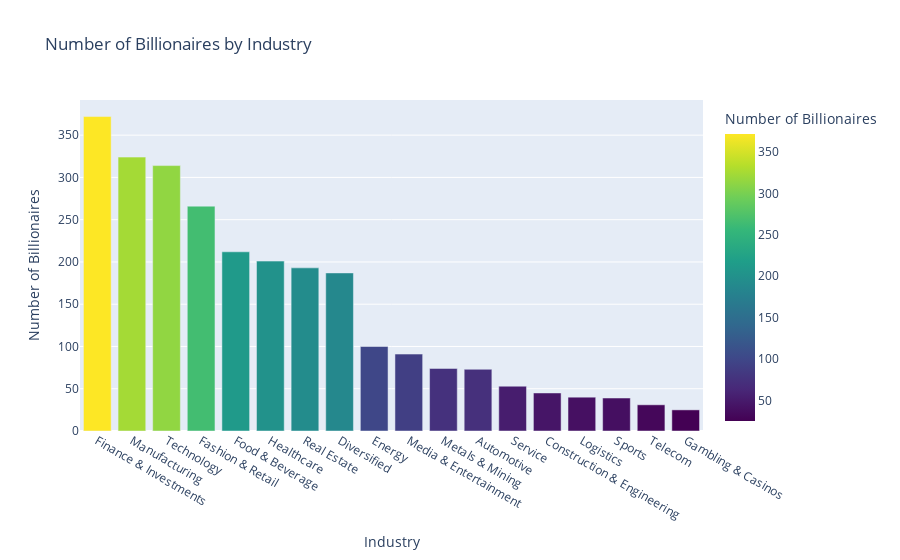
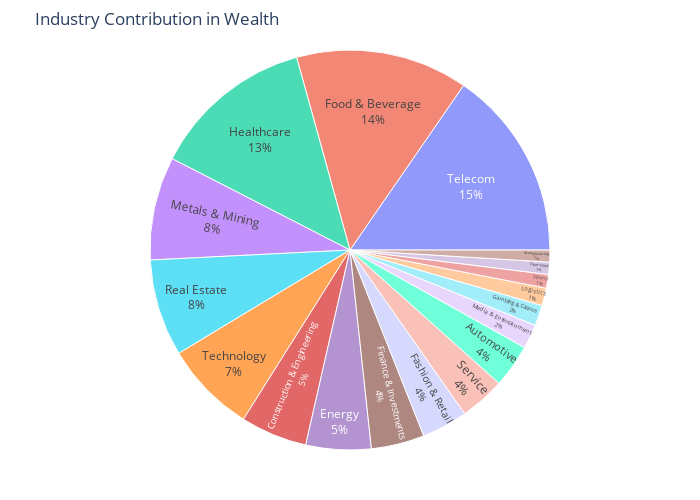

The notebook cell these images were saved under, in order:
### Code cell
#3. No of Billionaires in each industry and percentage contribution of wealth by industries
# Get the count of billionaires by industry
df_industry_count = df['industries'].value_counts().reset_index()

# Create an interactive bar plot for the number of billionaires by industry
fig = px.bar(df_industry_count, 
              x='industries', 
              y='count', 
              orientation='v',  # Horizontal orientation for better readability
              title='Number of Billionaires by Industry',
              labels={'count': 'Number of Billionaires', 'industries': 'Industry'},
              color='count',  # Color by count for visual emphasis
              color_continuous_scale='Viridis',  # Choose a color scale
              )
fig.show()

import plotly.graph_objects as go

# Get unique industries and calculate total wealth
industries = df['industries'].value_counts().index.tolist()
total_wealth = df['finalWorth'].sum()

# Calculate wealth for each industry
industry_data = df.groupby('industries')['finalWorth'].sum().reset_index()

# Calculate percentage contributions
industry_data['percentage'] = (industry_data['finalWorth'] / total_wealth) * 100

# Create a sunburst chart
fig1 = go.Figure(go.Sunburst(
    labels=industries,
    parents=[''] * len(industries),
    values=industry_data['finalWorth'],
    textinfo='label+percent entry',
))
#fig = px.pie(df, names='Category', values='Values', hole=0.4)

# Update layout for better visualization
fig1.update_layout(
    title='Industry Contribution in Wealth',
    width=700,
    height=500,
    margin=dict(t=50, l=50, r=50, b=50),  # Adjust margin
    paper_bgcolor="white",  # Set white background
    sunburstcolorway=["#636efa", "#ef553b", "#00cc96", "#ab63fa", "#19d3f3", "#ff7f0e", "#d62728", "#9467bd", "#8c564b"],  # Custom color palette
    )

# Show the plot
fig1.show()

### Figure 1 — Plotly figure (JSON) as saved in the notebook; plotly's stock layout.template omitted (floating-point values rounded to 4 significant figures)
{"data": [{"alignmentgroup": "True", "hovertemplate": "Industry=%{x}<br>Number of Billionaires=%{marker.color}<extra></extra>", "legendgroup": "", "marker": {"color": [372, 324, 314, 266, 212, 201, 193, 187, 100, 91, 74, 73, 53, 45, 40, 39, 31, 25], "coloraxis": "coloraxis", "pattern": {"shape": ""}}, "name": "", "offsetgroup": "", "orientation": "v", "showlegend": false, "textposition": "auto", "type": "bar", "x": ["Finance & Investments", "Manufacturing", "Technology", "Fashion & Retail", "Food & Beverage", "Healthcare", "Real Estate", "Diversified", "Energy", "Media & Entertainment", "Metals & Mining", "Automotive", "Service", "Construction & Engineering", "Logistics", "Sports", "Telecom", "Gambling & Casinos"], "xaxis": "x", "y": [372, 324, 314, 266, 212, 201, 193, 187, 100, 91, 74, 73, 53, 45, 40, 39, 31, 25], "yaxis": "y"}], "layout": {"barmode": "relative", "coloraxis": {"colorbar": {"title": {"text": "Number of Billionaires"}}, "colorscale": [[0, "#440154"], [0.1111, "#482878"], [0.2222, "#3e4989"], [0.3333, "#31688e"], [0.4444, "#26828e"], [0.5556, "#1f9e89"], [0.6667, "#35b779"], [0.7778, "#6ece58"], [0.8889, "#b5de2b"], [1, "#fde725"]]}, "legend": {"tracegroupgap": 0}, "title": {"text": "Number of Billionaires by Industry"}, "xaxis": {"anchor": "y", "domain": [0, 1], "title": {"text": "Industry"}}, "yaxis": {"anchor": "x", "domain": [0, 1], "title": {"text": "Number of Billionaires"}}}}

### Figure 2 — Plotly figure (JSON) as saved in the notebook; plotly's stock layout.template omitted (floating-point values rounded to 4 significant figures)
{"data": [{"labels": ["Finance & Investments", "Manufacturing", "Technology", "Fashion & Retail", "Food & Beverage", "Healthcare", "Real Estate", "Diversified", "Energy", "Media & Entertainment", "Metals & Mining", "Automotive", "Service", "Construction & Engineering", "Logistics", "Sports", "Telecom", "Gambling & Casinos"], "parents": ["", "", "", "", "", "", "", "", "", "", "", "", "", "", "", "", "", ""], "textinfo": "label+percent entry", "type": "sunburst", "values": [525300, 118500, 905200, 453500, 1698800, 1605100, 957200, 120500, 643200, 239500, 1019000, 427500, 446800, 657400, 173400, 134500, 1877900, 203500]}], "layout": {"height": 500, "margin": {"b": 50, "l": 50, "r": 50, "t": 50}, "paper_bgcolor": "white", "sunburstcolorway": ["#636efa", "#ef553b", "#00cc96", "#ab63fa", "#19d3f3", "#ff7f0e", "#d62728", "#9467bd", "#8c564b"], "title": {"text": "Industry Contribution in Wealth"}, "width": 700}}
